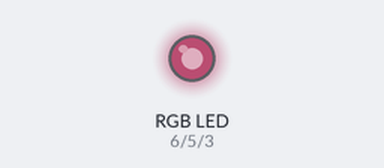
Recording of a sketch running on a simulated Arduino Uno, built with avr-gcc and run on an emulated ATmega328P. Parts: an RGB LED mixed from three pins (HIGH = lit). Dim RGB values are drawn brighter than linear; random numbers use the default seed unless the sketch sets one.

Above: at 0.2 s.
At 4.6 s:
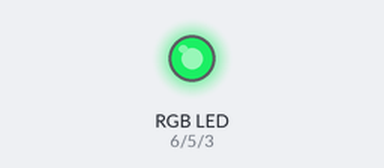
At 9.8 s:
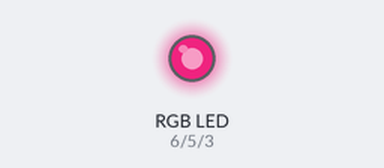
At 19.81 s:
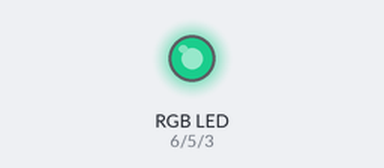
At 29.42 s:
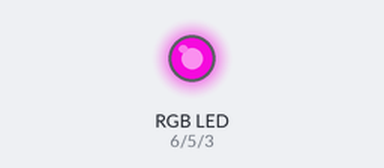
At 39.43 s:
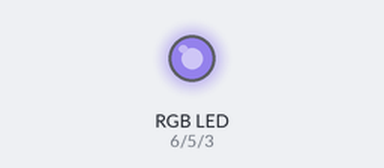
Timing chart, 0 to 40.0 s (numbered marks = the images above):
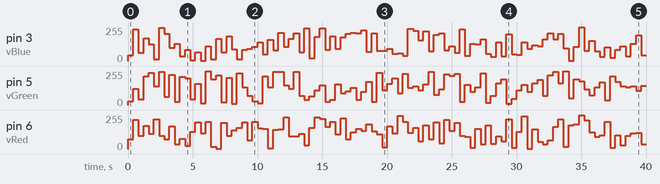

The sketch:

Practica12_LED_RGB_Random.ino
```cpp
// Definimos las variables y su pin
#define vBlue 3
#define vGreen 5
#define vRed 6

void setup()
{
  // Declaramos los pines del led como salidas.
  pinMode(vRed, OUTPUT);
  pinMode(vGreen, OUTPUT);
  pinMode(vBlue, OUTPUT);
}

void loop()
{


// Almacenamos en variables de forma aleatoria un valor de intensidad para cada pin
  int vBlueValue = random(1, 255);
  int vRedValue = random(1, 255);
  int vGreenValue = random(1, 255);

  // Encendemos el Led con los valores de intensidad almacenados en las vairables semillas.
  analogWrite(vBlue, vBlueValue);
  analogWrite(vRed, vRedValue);
  analogWrite(vGreen, vGreenValue);

  delay(400); // Declaramos un tiempo de reaccion de 400ms
}
```

Measured:
- by itself, pin 6 (vRed): 0/255 → 72/255 at 0.00 s, → 221/255 0.40 s later, → 99/255 0.40 s later, → 175/255 0.40 s later, … (100 changes in this stretch)
- by itself, pin 3 (vBlue): 0/255 → 44/255 at 0.00 s, → 239/255 0.40 s later, → 61/255 0.40 s later, → 170/255 0.40 s later, … (100 changes in this stretch)
